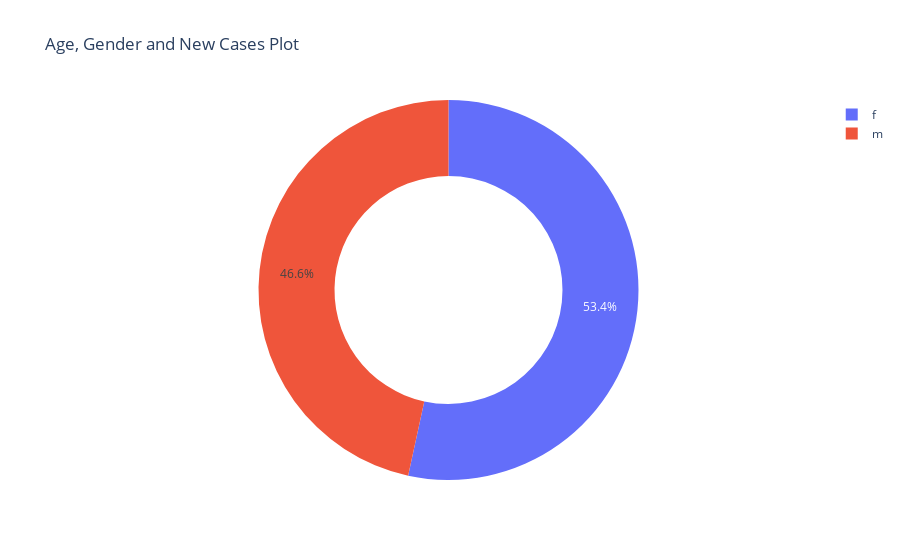

The notebook cell saved with this chart:
### Code cell
agegrpplt = ag.get_agegrp(AGE_GRP='10-20', convert2json=False)
agegrpplt.show()

### Figure 1 — Plotly figure (JSON) as saved in the notebook; plotly's stock layout.template omitted (floating-point values rounded to 4 significant figures)
{"data": [{"domain": {"x": [0, 1], "y": [0, 1]}, "hole": 0.6, "hovertemplate": "Sex=%{label}<br>New Cases=%{value}<extra></extra>", "labels": ["m", "m", "m", "m", "m", "m", "m", "f", "f", "f", "f", "f", "f", "f"], "legendgroup": "", "name": "", "showlegend": true, "type": "pie", "values": [11, 12, 1, 19, 7, 27, 5, 18, 6, 5, 19, 12, 28, 6]}], "layout": {"legend": {"tracegroupgap": 0}, "title": {"text": "Age, Gender and New Cases Plot"}}}
